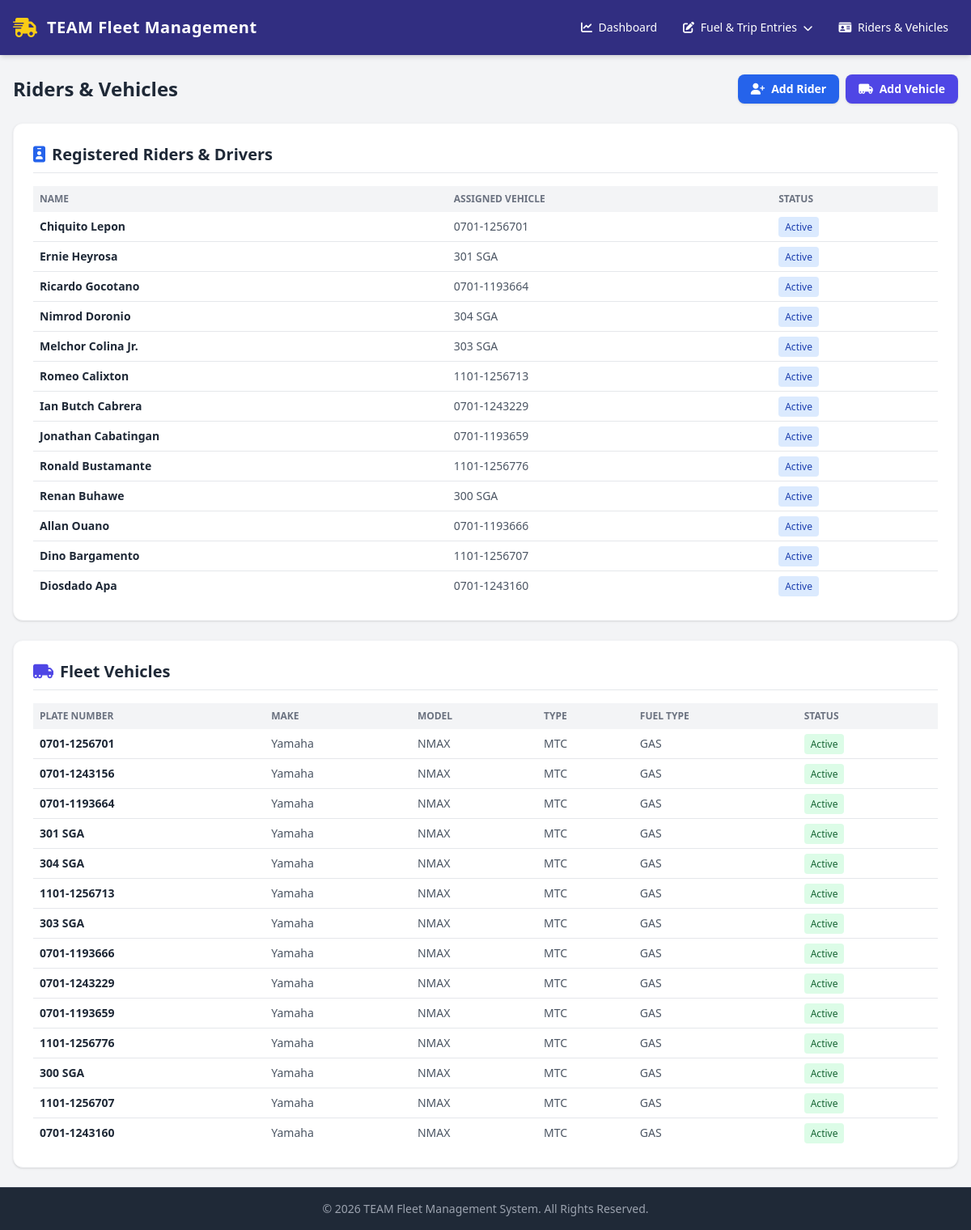
Screenshot of /legacy/manage/ with the database file from the repository.
### apps/fleet/models.py (models this page shows, shortened)
class Rider(models.Model):
    STATUS_CHOICES = [
        ("Active", "Active"),
        ("On Leave", "On Leave"),
        ("Inactive", "Inactive"),
    ]
    driver_name = models.CharField(max_length=150, verbose_name="Driver / Rider Name")
    assigned_vehicle = models.ForeignKey(
        Vehicle,
        on_delete=models.SET_NULL,
        null=True,
        blank=True,
        related_name="assigned_riders",
    )
    status = models.CharField(
        max_length=20, choices=STATUS_CHOICES, default="Active", verbose_name="Status"
    )
    license_number = models.CharField(max_length=50, blank=True, default="")
    contact_number = models.CharField(max_length=30, blank=True, default="")
    safety_score = models.FloatField(default=95.0)
    total_trips = models.IntegerField(default=0)
    total_distance = models.FloatField(default=0.0)

class Vehicle(models.Model):
    VEHICLE_MAKE = [
        ("Yamaha", "Yamaha"),
        ("Honda", "Honda"),
        ("Toyota", "Toyota"),
        ("Ford", "Ford"),
        ("Suzuki", "Suzuki"),
        ("Nissan", "Nissan"),
        ("Mitsubishi", "Mitsubishi"),
        ("Isuzu", "Isuzu"),
        ("Hyundai", "Hyundai"),
        ("Kia", "Kia"),
    ]
    VEHICLE_MODEL = [
        ("NMAX", "NMAX"),
        ("Hilux", "Hilux"),
        ("Avanza", "Avanza"),
        ("F-150", "F-150"),
        ("Silverado", "Silverado"),
        ("Altima", "Altima"),
        ("Outlander", "Outlander"),
        ("D-Max", "D-Max"),
        ("Elantra", "Elantra"),
        ("Sorento", "Sorento"),
    ]
    VEHICLE_TYPE = [
        ("MTC", "Motorcycle"),
        ("SED", "Sedan"),
        ("SUV", "SUV"),
        ("TRK", "Truck"),
        ("VAN", "Van"),
    ]
    FUEL_TYPE = [
        ("GAS", "Gasoline"),
        ("DSL", "Diesel"),
        ("ELE", "Electric"),
        ("HYB", "Hybrid"),
    ]
    STATUS_CHOICES = [
        ("Active", "Active"),
        ("Maintenance", "Maintenance"),
        ("Inactive", "Inactive"),
    ]
    plate_number = models.CharField(
        max_length=20, unique=True, verbose_name="Plate Number"
    )
    vehicle_make = models.CharField(
        max_length=50,
        choices=VEHICLE_MAKE,
        verbose_name="Make",
    )
    vehicle_model = models.CharField(
        max_length=100,
        choices=VEHICLE_MODEL,
        verbose_name="Model Name",
    )
    vehicle_type = models.CharField(
        max_length=50,
        choices=VEHICLE_TYPE,
        verbose_name="Vehicle Type",
    )
    fuel_type = models.CharField(
        max_length=50,
        choices=FUEL_TYPE,
        verbose_name="Fuel Type",
    )
    mileage = models.DecimalField(
        max_digits=10,
        decimal_places=2,
        default=0.0,
        verbose_name="Mileage (KM)",
    )
    status = models.CharField(
        max_length=20,
        choices=STATUS_CHOICES,
        default="Active",
        verbose_name="Status",
    )
    current_latitude = models.FloatField(default=14.5995, null=True, blank=True)
    current_longitude = models.FloatField(default=120.9842, null=True, blank=True)
    current_speed = models.FloatField(default=0.0)
    current_heading = models.FloatField(default=0.0)
    current_fuel_level = models.FloatField(default=100.0)  # Percentage 0-100
    last_heartbeat = models.DateTimeField(null=True, blank=True)
    last_known_address = models.CharField(max_length=255, blank=True, default="")
    created_at = models.DateTimeField(auto_now_add=True)
    updated_at = models.DateTimeField(auto_now=True)
    class Meta:
        ordering = ["vehicle_make", "vehicle_model"]
        verbose_name = "Vehicle"
        verbose_name_plural = "Vehicles"
    def __str__(self):
        return f"{self.vehicle_make} {self.vehicle_model} ({self.plate_number})"

### apps/fleet/views.py (the view, shortened to what this page needs)
# urls.py: path('legacy/manage/', views.manage_riders_vehicles_view, name='manage_riders_vehicles'),
def manage_riders_vehicles_view(request):
    vehicles = Vehicle.objects.all().order_by("-id")
    riders = Rider.objects.select_related("assigned_vehicle").all().order_by("-id")
    vehicle_form = VehicleForm(prefix="vehicle")
    rider_form = RiderForm(prefix="rider")
    open_form = None
    context = {
        "vehicles": vehicles,
        "riders": riders,
        "vehicle_form": vehicle_form,
        "rider_form": rider_form,
        "open_form": open_form,
    }
    return render(request, "fleet/management.html", context)

### apps/fleet/templates/fleet/management.html (shortened to what this page needs)
{% extends 'fleet/base.html' %}
{% block content %}
<div class="space-y-6">
  <div class="flex flex-wrap items-center justify-between gap-3">
    <h1 class="text-2xl font-bold text-gray-800">Riders & Vehicles</h1>
    <div class="flex gap-2">
      <button
        type="button"
        data-dialog-open="rider-dialog"
        class="rounded-lg bg-blue-600 px-4 py-2 text-sm font-semibold text-white shadow hover:bg-blue-700"
      >
        <i class="fa-solid fa-user-plus mr-2"></i>Add Rider
      </button>
      <button
        type="button"
        data-dialog-open="vehicle-dialog"
        class="rounded-lg bg-indigo-600 px-4 py-2 text-sm font-semibold text-white shadow hover:bg-indigo-700"
      >
        <i class="fa-solid fa-truck-moving mr-2"></i>Add Vehicle
      </button>
    </div>
  </div>
  <section class="rounded-xl border border-gray-100 bg-white p-6 shadow">
    <h2 class="mb-4 flex items-center border-b pb-2 text-xl font-bold text-gray-800">
      <i class="fa-solid fa-id-badge mr-2 text-blue-600"></i>Registered Riders & Drivers
    </h2>
    <div class="overflow-x-auto">
      <table class="w-full text-left text-sm text-gray-600">
        <thead class="bg-gray-100 text-xs uppercase text-gray-500">
          <tr>
            <th class="p-2">Name</th>
            <th class="p-2">Assigned Vehicle</th>
            <th class="p-2">Status</th>
          </tr>
        </thead>
        <tbody class="divide-y">
          {% for rider in riders %}
          <tr>
            <td class="p-2 font-semibold text-gray-800">{{ rider.driver_name }}</td>
            <td class="p-2">{{ rider.assigned_vehicle.plate_number|default:"None" }}</td>
            <td class="p-2">
              <span class="rounded bg-blue-100 px-2 py-1 text-xs text-blue-800">{{ rider.status }}</span>
            </td>
          </tr>
          {% empty %}
          <tr>
            <td colspan="3" class="p-4 text-center">No riders registered yet.</td>
          </tr>
          {% endfor %}
        </tbody>
      </table>
    </div>
  </section>
  <section class="rounded-xl border border-gray-100 bg-white p-6 shadow">
    <h2 class="mb-4 flex items-center border-b pb-2 text-xl font-bold text-gray-800">
      <i class="fa-solid fa-truck-moving mr-2 text-indigo-600"></i>Fleet Vehicles
    </h2>
    <div class="overflow-x-auto">
      <table class="w-full text-left text-sm text-gray-600">
        <thead class="bg-gray-100 text-xs uppercase text-gray-500">
          <tr>
            <th class="p-2">Plate Number</th>
            <th class="p-2">Make</th>
            <th class="p-2">Model</th>
            <th class="p-2">Type</th>
            <th class="p-2">Fuel Type</th>
            <th class="p-2">Status</th>
          </tr>
        </thead>
        <tbody class="divide-y">
          {% for vehicle in vehicles %}
          <tr>
            <td class="p-2 font-semibold text-gray-800">{{ vehicle.plate_number }}</td>
            <td class="p-2">{{ vehicle.vehicle_make }}</td>
            <td class="p-2">{{ vehicle.vehicle_model }}</td>
            <td class="p-2">{{ vehicle.vehicle_type }}</td>
            <td class="p-2">{{ vehicle.fuel_type }}</td>
            <td class="p-2">
              <span class="rounded bg-green-100 px-2 py-1 text-xs text-green-800">{{ vehicle.status }}</span>
            </td>
          </tr>
          {% empty %}
          <tr>
            <td colspan="6" class="p-4 text-center">No vehicles registered yet.</td>
          </tr>
          {% endfor %}
        </tbody>
      </table>
    </div>
  </section>
</div>
{% endblock %}

### rows the page displays
Rider: driver_name "Chiquito Lepon", assigned_vehicle.plate_number "0701-1256701", status "Active"
Rider: driver_name "Ernie Heyrosa", assigned_vehicle.plate_number "301 SGA", status "Active"
Rider: driver_name "Ricardo Gocotano", assigned_vehicle.plate_number "0701-1193664", status "Active"
Rider: driver_name "Nimrod Doronio", assigned_vehicle.plate_number "304 SGA", status "Active"
Rider: driver_name "Melchor Colina Jr.", assigned_vehicle.plate_number "303 SGA", status "Active"
Rider: driver_name "Romeo Calixton", assigned_vehicle.plate_number "1101-1256713", status "Active"
Rider: driver_name "Ian Butch Cabrera", assigned_vehicle.plate_number "0701-1243229", status "Active"
Rider: driver_name "Jonathan Cabatingan", assigned_vehicle.plate_number "0701-1193659", status "Active"
Rider: driver_name "Ronald Bustamante", assigned_vehicle.plate_number "1101-1256776", status "Active"
Rider: driver_name "Renan Buhawe", assigned_vehicle.plate_number "300 SGA", status "Active"
Rider: driver_name "Allan Ouano", assigned_vehicle.plate_number "0701-1193666", status "Active"
Rider: driver_name "Dino Bargamento", assigned_vehicle.plate_number "1101-1256707", status "Active"
Rider: driver_name "Diosdado Apa", assigned_vehicle.plate_number "0701-1243160", status "Active"
Vehicle: plate_number "0701-1256701", vehicle_make "Yamaha", vehicle_model "NMAX", vehicle_type "MTC", fuel_type "GAS", status "Active"
Vehicle: plate_number "0701-1243156", vehicle_make "Yamaha", vehicle_model "NMAX", vehicle_type "MTC", fuel_type "GAS", status "Active"
Vehicle: plate_number "0701-1193664", vehicle_make "Yamaha", vehicle_model "NMAX", vehicle_type "MTC", fuel_type "GAS", status "Active"
Vehicle: plate_number "301 SGA", vehicle_make "Yamaha", vehicle_model "NMAX", vehicle_type "MTC", fuel_type "GAS", status "Active"
Vehicle: plate_number "304 SGA", vehicle_make "Yamaha", vehicle_model "NMAX", vehicle_type "MTC", fuel_type "GAS", status "Active"
Vehicle: plate_number "1101-1256713", vehicle_make "Yamaha", vehicle_model "NMAX", vehicle_type "MTC", fuel_type "GAS", status "Active"
Vehicle: plate_number "303 SGA", vehicle_make "Yamaha", vehicle_model "NMAX", vehicle_type "MTC", fuel_type "GAS", status "Active"
Vehicle: plate_number "0701-1193666", vehicle_make "Yamaha", vehicle_model "NMAX", vehicle_type "MTC", fuel_type "GAS", status "Active"
Vehicle: plate_number "0701-1243229", vehicle_make "Yamaha", vehicle_model "NMAX", vehicle_type "MTC", fuel_type "GAS", status "Active"
Vehicle: plate_number "0701-1193659", vehicle_make "Yamaha", vehicle_model "NMAX", vehicle_type "MTC", fuel_type "GAS", status "Active"
Vehicle: plate_number "1101-1256776", vehicle_make "Yamaha", vehicle_model "NMAX", vehicle_type "MTC", fuel_type "GAS", status "Active"
Vehicle: plate_number "300 SGA", vehicle_make "Yamaha", vehicle_model "NMAX", vehicle_type "MTC", fuel_type "GAS", status "Active"
Vehicle: plate_number "1101-1256707", vehicle_make "Yamaha", vehicle_model "NMAX", vehicle_type "MTC", fuel_type "GAS", status "Active"
Vehicle: plate_number "0701-1243160", vehicle_make "Yamaha", vehicle_model "NMAX", vehicle_type "MTC", fuel_type "GAS", status "Active"
